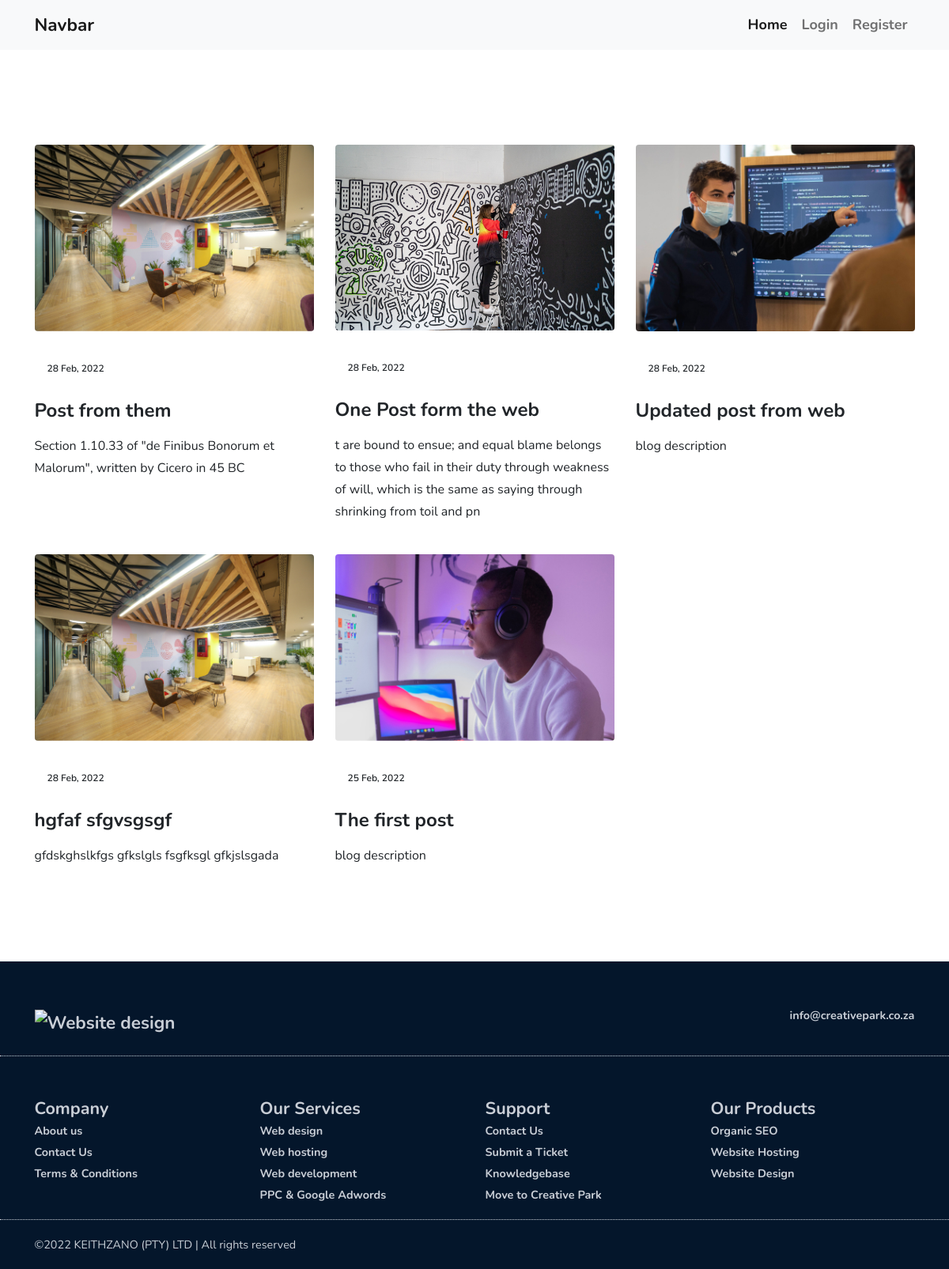
The page / on the database its author committed.
### blog/models.py (models this page shows, shortened)
class Post(models.Model):
	title = models.CharField(max_length=100)
	description = models.CharField(max_length=1000, default='blog description')
	content = models.TextField()
	thumbnail = models.ImageField(default ='default.jpg', upload_to='thumbnails')
	date_posted = models.DateTimeField(default=timezone.now)
	author = models.ForeignKey(User, on_delete=models.CASCADE)

### blog/views.py (the view)
# urls.py: path('', PostListView.as_view(), name='home'),
class PostListView(ListView):
	model = Post
	template_name = 'home.html'
	context_object_name = 'posts'
	ordering = ['-date_posted']

### blog/templates/home.html
  {% extends "layouts/base.html" %}
{%block content%}
    {% load static %}
    <section class="ud-blog-grids">
      <div class="container">
        <div class="row">
          {% for post in posts %}
          <div class="col-lg-4 col-md-6">
            <div class="ud-single-blog">
              <div class="ud-blog-image">
                <a href="{% url 'post-detail' post.id %}">
                  <img src="{{ post.thumbnail.url }} " alt="blog" />
                </a>
              </div>
              <div class="ud-blog-content">
                <span class="ud-blog-date">{{ post.date_posted|date:"d M, Y" }}</span>
                <h3 class="ud-blog-title">
                  <a href="blog-details.html">
                    {{ post.title }}
                  </a>
                </h3>
                <p class="ud-blog-desc">
                  {{ post.description }}
                </p>
              </div>
            </div>
          </div>
          {% endfor %}
        </div>
      </div>
    </section>
 {%endblock content%}

### blog/templates/layouts/base.html (shortened to what this page needs)
{% load static %}
<!DOCTYPE html>
<html lang="en">
    {% include "layouts/head.html" %}
    <body class="antialiased">
        {% include "layouts/navbar.html" %}
        {% block content %}
        {% endblock content %}
        {% include "layouts/footer.html" %}
    </body>
</html>

### blog/templates/layouts/head.html (shortened to what this page needs)
{% load static %}
<head prefix="og: http://ogp.me/ns#">
	<link href="https://cdn.jsdelivr.net/npm/bootstrap@5.1.3/dist/css/bootstrap.min.css" rel="stylesheet">
	<link rel="stylesheet" type="text/css" href="{% static 'css/main.css'%}">
	<link rel="stylesheet" type="text/css" href="">
	<link rel="stylesheet" href="https://pro.fontawesome.com/releases/v5.10.0/css/all.css"/>
</head>

### blog/templates/layouts/navbar.html (shortened to what this page needs)
<nav class="navbar navbar-expand-lg navbar-light bg-light">
  <div class="container">
    <a class="navbar-brand" href=" {% url 'home' %} ">Navbar</a>
    <div class="collapse navbar-collapse justify-content-end" id="navbarNav">
      <ul class="navbar-nav">
        <li class="nav-item">
          <a class="nav-link active" aria-current="page" href="{% url 'home' %}">Home</a>
        </li>
        {% if user.is_authenticated %}
        <li class="nav-item">
          <a class="nav-link" href=" {% url 'post-create' %} ">Create Post</a>
        </li>
        <li class="nav-item">
          <a class="nav-link" href=" {% url 'profile' %} ">Profile</a>
        </li>
          <li class="nav-item">
            <a class="nav-link" href=" {% url 'logout' %} ">Logout</a>
          </li>
        {% else %}
        <li class="nav-item">
          <a class="nav-link" href=" {% url 'login' %} ">Login</a>
        </li>
        <li class="nav-item">
          <a class="nav-link" href=" {% url 'register' %} ">Register</a>
        </li>
        {% endif %}
      </ul>
    </div>
  </div>
</nav>

### blog/templates/layouts/footer.html (shortened to what this page needs)
<footer>
	<div class="bb">
		<div class="container pt-5 pb-3">
			<div class="row">
				<div class="col-sm-12 col-md-4 text-md-start text-center">
					<a class="navbar-brand" href="">
						<img src="images/logo.png" class="navbar-brand-img" alt="Website design" style="height:40px;">
					</a>
				</div>
				<div class="col-sm-12 col-md-4 text-center">
					<div class="row justify-content-center">
						<div class="col-2">
						</div>
						<div class="col-2">
						</div>
						<div class="col-2">
						</div>
					</div>
				</div>
				<div class="col-sm-12 col-md-4 text-md-end text-center">
					<a class="p" href="mailto:info@creativepark.co.za">info@creativepark.co.za</a>
				</div>
			</div>
		</div>
	</div>
	<div class="bb">
		<div class="container pt-5 pb-3">
			<div class="row">
				<div class=" col-6 col-md-3">
					<h2 class="footer-menu">Company</h2>
					<ul>
						<li>
							<a href="">About us</a>
						</li>
						<li>
							<a href="">Contact Us</a>
						</li>
						<li>
							<a href="">Terms & Conditions</a>
						</li>
					</ul>
				</div>
				<div class="col-6 col-md-3">
					<h2 class="footer-menu">Our Services</h2>
					<ul>
						<li>
							<a href="">Web design</a>
						</li>
						<li>
							<a href="">Web hosting</a>
						</li>
						<li>
							<a href="">Web development</a>
						</li>
						<li>
							<a href="">PPC & Google Adwords</a>
						</li>
					</ul>
				</div>
				<div class="col-6 col-md-3">
					<h2 class="footer-menu">Support</h2>
					<ul>
						<li>
							<a href="">Contact Us</a>
						</li>
						<li>
							<a href="">Submit a Ticket</a>
						</li>
						<li>
							<a href="">Knowledgebase</a>
						</li>
						<li>
							<a href="">Move to Creative Park</a>
						</li>
					</ul>
				</div>
				<div class="col-6 col-md-3">
					<h2 class="footer-menu">Our Products</h2>
					<ul>
						<li>
							<a href="">Organic SEO</a>
						</li>
						<li>
							<a href="">Website Hosting</a>
						</li>
						<li>
							<a href="">Website Design</a>
						</li>
					</ul>
				</div>
			</div>
		</div>
	</div>
	<div class="container">
		<div class="row">
			<div class="col">
				<p class="py-3 copy">
					&copy;<script>document.write(new Date().getFullYear());</script> KEITHZANO (PTY) LTD | All rights reserved
				</p>
			</div>
		</div>
	</div>
</footer>

### blog/static/css/main.css (style rules this page uses)
html { font-size: 18px; }
body { font-family: 'Nunito', sans-serif !important; }
body a { text-decoration: none; font-weight: 700; }
footer { background-color: #04162b; color: #c9ced6; }
footer .bb { border-bottom: 1px dotted #c9ced6; }
footer .footer-menu { font-size: 1.2rem !important; font-style: bold !important; }
footer ul { list-style: none; padding-left: 0; }
footer a { color: #c9ced6; font-size: 0.8rem; }
footer .copy { font-size: 0.8rem !important; }
img { max-width: 100%; }
a, button, input, textarea { -webkit-transition: all 0.3s ease-out 0s; transition: all 0.3s ease-out 0s; }
a, a:focus, input:focus, textarea:focus, button:focus, a:focus, a:hover { text-decoration: none; }
i, span, a { display: inline-block; }
audio, canvas, iframe, img, svg, video { vertical-align: middle; }
h1, h2, h3, h4, h5, h6 { font-weight: 700; color: var(--heading-color); margin: 0px; }
h2 { font-size: 36px; }
h3 { font-size: 28px; }
ul, ol { margin: 0px; padding: 0px; list-style-type: none; }
p { font-size: 16px; font-weight: 400; line-height: 26px; color: var(--body-color); margin: 0px; }
.ud-blog-grids { padding-top: 120px; padding-bottom: 80px; }
.ud-single-blog { margin-bottom: 40px; }
.ud-single-blog .ud-blog-image { border-radius: 4px; overflow: hidden; margin-bottom: 30px; }
.ud-single-blog .ud-blog-image a { display: block; }
.ud-single-blog .ud-blog-image img { width: 100%; -webkit-transition: all 0.3s ease-out 0s; transition: all 0.3s ease-out 0s; }
.ud-single-blog .ud-blog-date { display: -webkit-inline-box; display: -ms-inline-flexbox; display: inline-flex; font-size: 12px; font-weight: 600; padding: 8px 16px; background: var(--primary-color); color: var(--white); border-radius: 5px; margin-bottom: 20px; }
.ud-single-blog .ud-blog-title { font-weight: 600; font-size: 24px; line-height: 32px; margin-bottom: 15px; }
.ud-single-blog .ud-blog-title a { color: inherit; }
.ud-single-blog .ud-blog-desc { font-size: 16px; line-height: 28px; }

### rows shown on the page
Post: thumbnail (picture), date_posted "28 Feb, 2022", title "Post from them", description "Section 1.10.33 of \"de Finibus Bonorum et Malorum\", written by Cicero in 45 BC"
Post: thumbnail (picture), date_posted "28 Feb, 2022", title "One Post form the web", description "t are bound to ensue; and equal blame belongs to those who fail in their duty through weakness of will, which is the same as saying through shrinking from toil and pn"
Post: thumbnail (picture), date_posted "28 Feb, 2022", title "Updated post from web", description "blog description"
Post: thumbnail (picture), date_posted "28 Feb, 2022", title "hgfaf sfgvsgsgf", description "gfdskghslkfgs gfkslgls fsgfksgl gfkjslsgada"
Post: thumbnail (picture), date_posted "25 Feb, 2022", title "The first post", description "blog description"
